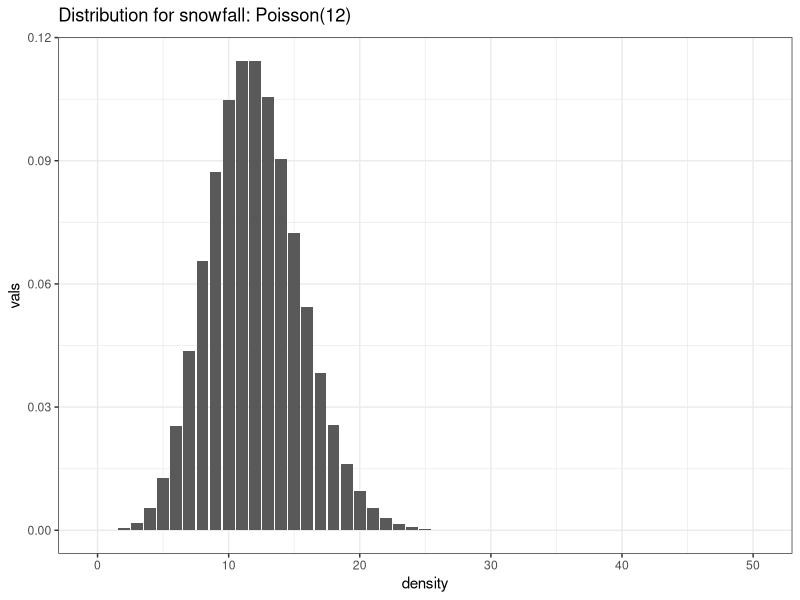
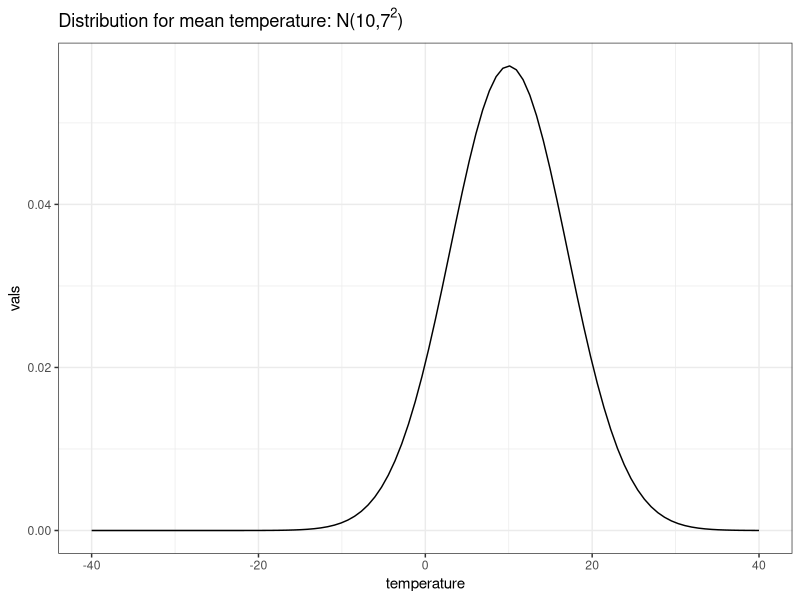

Source code (R) for these figures, in order:
## ---- chunk 1
#| message: FALSE
library(tidyverse)
snow_seq <- 0:50
tibble(vals = c(dpois(snow_seq, 12)),
       `Weekly snowfall (inches)` = snow_seq) %>%
  ggplot(aes(x = `Weekly snowfall (inches)`, y = vals)) +
  geom_col() + 
  theme_bw() +
  xlab('density') +
  ggtitle(expression(paste('Distribution for snowfall: Poisson(12)')))
## ---- chunk 2
temp_seq <- seq(-40,40, length.out = 100)
tibble(vals = c(dnorm(temp_seq, 10, 7)),
       temperature = temp_seq) %>%
  ggplot(aes(x = temperature, y = vals)) +
  geom_line() + theme_bw() +
  ggtitle(expression(paste('Distribution for mean temperature: N(10,',7^2,')')))
